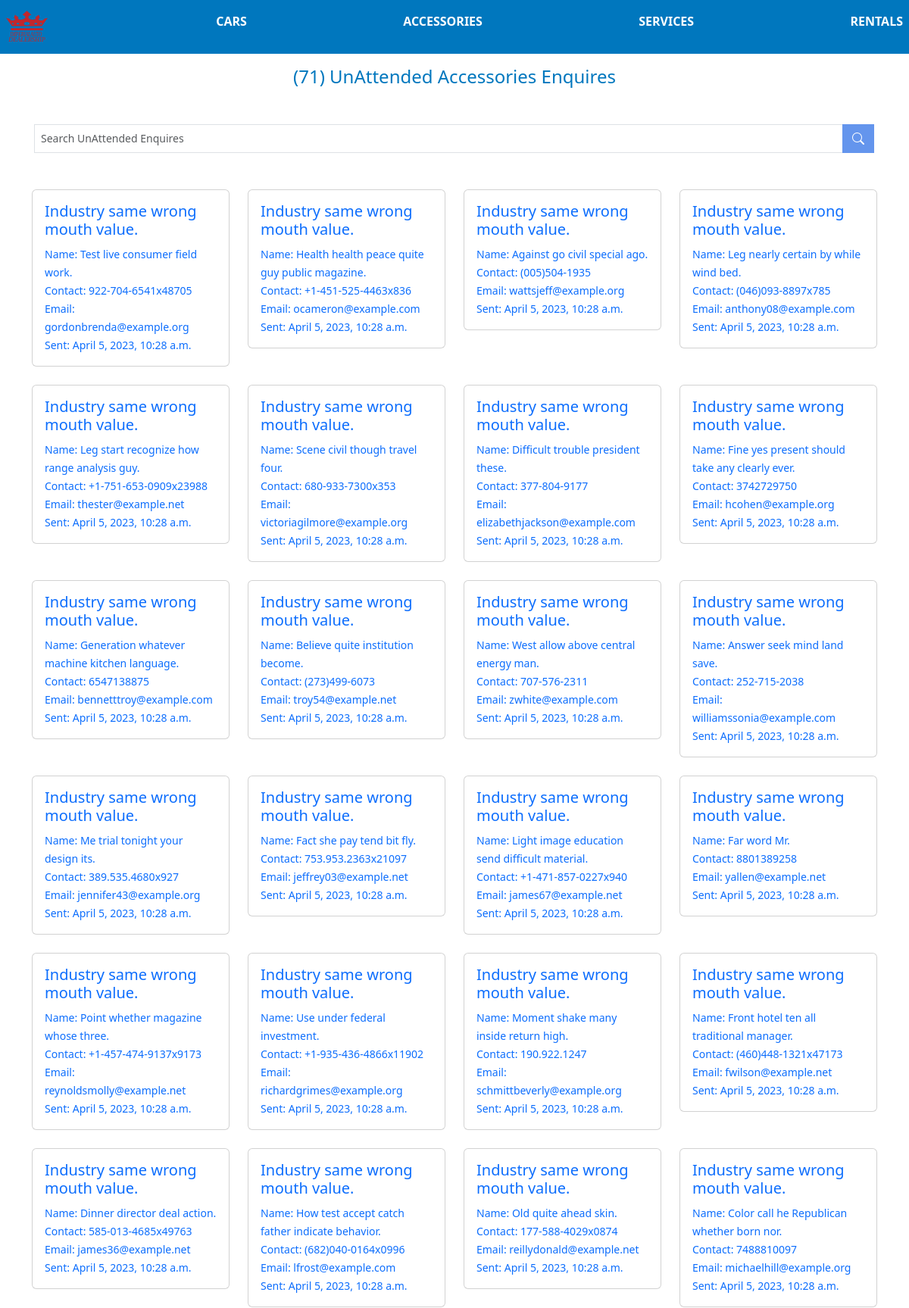
The app's page /accessories/list-accessory-enquiry-not-attended-to/ (upper part) with its own data.
### Accessories/models.py (models this page shows, shortened)
class AccessoriesEnquiry(models.Model):
    accessory =  models.ForeignKey(Accessories, related_name='accessory_enquiry', on_delete=models.CASCADE)
    name = models.CharField(max_length=200)
    phone_regex = RegexValidator(
        regex=r'^\+?[0-9]{1,3}?\s?\-?[0-9]{1,15}$',
        message="Phone number must be entered in the format: '+999 999999999'. Up to 15 digits allowed."
    )
    contact_no = models.CharField(validators=[phone_regex], max_length=17, null=True, blank=True)
    message = models.TextField()
    slug = models.SlugField(blank=True, null=True, editable=False)
    email = models.EmailField()
    created = models.DateTimeField(auto_now_add=True)
    attended_to = models.BooleanField(default=False)
    class Meta:
        verbose_name_plural = "Accessory Enquires"

class Accessories(models.Model):
    name = models.CharField(max_length = 100)
    description = models.TextField()
    main_image = models.ImageField(upload_to=accessories_path)
    price = models.DecimalField(max_digits=10, decimal_places=2)
    slug = models.SlugField(blank=True, null=True, editable=False)
    phone_regex = RegexValidator(
        regex=r'^\+?[0-9]{1,3}?\s?\-?[0-9]{1,15}$',
        message="Phone number must be entered in the format: '+999 999999999'. Up to 15 digits allowed."
    )
    contact_no = models.CharField(validators=[phone_regex], max_length=17, null=True, blank=True)
    user = models.ForeignKey(User, on_delete=models.CASCADE)
    created = models.DateTimeField(auto_now_add=True)
    class Meta:
        verbose_name_plural = "Accessories"

### Accessories/views.py (the view, shortened to what this page needs)
# urls.py: path('list-accessory-enquiry-not-attended-to/', ListAccessoriesEnquiryNotAttendedTo.as_view(), name='list-accessory-not-attended-to'),
class ListAccessoriesEnquiryNotAttendedTo(ListView, LoginRequiredMixin, UserPassesTestMixin):
    model = AccessoriesEnquiry
    context_object_name = 'accessories_enquiry'
    template_name = 'accessories/accessories_enquiry/list_accessories_enquiry_not_attended_to.html'
    paginate_by = 50
    def get_queryset(self):
        queryset = super().get_queryset()
        queryset = queryset.filter(attended_to=False).order_by('-created')
        return queryset
    def get_context_data(self, **kwargs):
        context = super().get_context_data(**kwargs)
        context['count'] = self.get_queryset().count()
        return context

### templates/accessories/accessories_enquiry/list_accessories_enquiry_not_attended_to.html (shortened to what this page needs)
{% extends 'layout/index.html' %} {% block content %}
<h4 class="my-3 text-center nice-blue">({{count}}) UnAttended Accessories Enquires </h4>
<nav class="container mt-5 d-flex justify-content-center">
    <form action={% url 'search-list-accessory-not-attended-to' %} method='GET' class="d-flex justify-content-center search input-group  w-100 mx-1">
        <input class="form-control form-control-sm " type="search" name="q" placeholder="Search UnAttended Enquires" aria-label="Search" style="border-radius:0px">
        <button style="border-radius:0px" class="btn   navbar-bgc1 text-white search" type="submit"><i class="bi bi-search" ></i></button>
        <br>
    </form>
</nav>
<div class="container mt-5">
    <div class="row">
        {% for enquiry in accessories_enquiry %}
        <div class="col-lg-3 col-md-6 col-sm-12">
            <a class='link' href="{% url 'detail-accessory-enquiry' enquiry.id enquiry.slug %}">
                <div class="col-md-4 w-100">
                    <div class="card mb-4 ">
                        <div class="card-body">
                            <h5 class="card-title">{{enquiry.accessory.name|capfirst}}</h5>
                            <small class="card-text">Name: {{enquiry.name}}</small> <br>
                            <small class="card-text">Contact: {{enquiry.contact_no}}</small> <br>
                            <small class="card-text">Email: {{enquiry.email}}</small> <br>
                            <small class="card-text">Sent: {{enquiry.created}}</small> <br>
                        </div>
                    </div>
                </div>
            </a>
        </div>
        {% endfor %}
    </div>
</div>
{% endblock %}

### records on screen
AccessoriesEnquiry: accessory.name "Industry same wrong mouth value.", name "Test live consumer field work.", contact_no "922-704-6541x48705", email "gordonbrenda@example.org", created "April 5, 2023, 10:28 a.m."
AccessoriesEnquiry: accessory.name "Industry same wrong mouth value.", name "Health health peace quite guy public magazine.", contact_no "+1-451-525-4463x836", email "ocameron@example.com", created "April 5, 2023, 10:28 a.m."
AccessoriesEnquiry: accessory.name "Industry same wrong mouth value.", name "Against go civil special ago.", contact_no "(005)504-1935", email "wattsjeff@example.org", created "April 5, 2023, 10:28 a.m."
AccessoriesEnquiry: accessory.name "Industry same wrong mouth value.", name "Leg nearly certain by while wind bed.", contact_no "(046)093-8897x785", email "anthony08@example.com", created "April 5, 2023, 10:28 a.m."
AccessoriesEnquiry: accessory.name "Industry same wrong mouth value.", name "Leg start recognize how range analysis guy.", contact_no "+1-751-653-0909x23988", email "thester@example.net", created "April 5, 2023, 10:28 a.m."
AccessoriesEnquiry: accessory.name "Industry same wrong mouth value.", name "Scene civil though travel four.", contact_no "680-933-7300x353", email "victoriagilmore@example.org", created "April 5, 2023, 10:28 a.m."
AccessoriesEnquiry: accessory.name "Industry same wrong mouth value.", name "Difficult trouble president these.", contact_no "377-804-9177", email "elizabethjackson@example.com", created "April 5, 2023, 10:28 a.m."
AccessoriesEnquiry: accessory.name "Industry same wrong mouth value.", name "Fine yes present should take any clearly ever.", contact_no "3742729750", email "hcohen@example.org", created "April 5, 2023, 10:28 a.m."
AccessoriesEnquiry: accessory.name "Industry same wrong mouth value.", name "Generation whatever machine kitchen language.", contact_no "6547138875", email "bennetttroy@example.com", created "April 5, 2023, 10:28 a.m."
AccessoriesEnquiry: accessory.name "Industry same wrong mouth value.", name "Believe quite institution become.", contact_no "(273)499-6073", email "troy54@example.net", created "April 5, 2023, 10:28 a.m."
AccessoriesEnquiry: accessory.name "Industry same wrong mouth value.", name "West allow above central energy man.", contact_no "707-576-2311", email "zwhite@example.com", created "April 5, 2023, 10:28 a.m."
AccessoriesEnquiry: accessory.name "Industry same wrong mouth value.", name "Answer seek mind land save.", contact_no "252-715-2038", email "williamssonia@example.com", created "April 5, 2023, 10:28 a.m."
AccessoriesEnquiry: accessory.name "Industry same wrong mouth value.", name "Me trial tonight your design its.", contact_no "389.535.4680x927", email "jennifer43@example.org", created "April 5, 2023, 10:28 a.m."
AccessoriesEnquiry: accessory.name "Industry same wrong mouth value.", name "Fact she pay tend bit fly.", contact_no "753.953.2363x21097", email "jeffrey03@example.net", created "April 5, 2023, 10:28 a.m."
AccessoriesEnquiry: accessory.name "Industry same wrong mouth value.", name "Light image education send difficult material.", contact_no "+1-471-857-0227x940", email "james67@example.net", created "April 5, 2023, 10:28 a.m."
AccessoriesEnquiry: accessory.name "Industry same wrong mouth value.", name "Far word Mr.", contact_no "8801389258", email "yallen@example.net", created "April 5, 2023, 10:28 a.m."
AccessoriesEnquiry: accessory.name "Industry same wrong mouth value.", name "Point whether magazine whose three.", contact_no "+1-457-474-9137x9173", email "reynoldsmolly@example.net", created "April 5, 2023, 10:28 a.m."
AccessoriesEnquiry: accessory.name "Industry same wrong mouth value.", name "Use under federal investment.", contact_no "+1-935-436-4866x11902", email "richardgrimes@example.org", created "April 5, 2023, 10:28 a.m."
AccessoriesEnquiry: accessory.name "Industry same wrong mouth value.", name "Moment shake many inside return high.", contact_no "190.922.1247", email "schmittbeverly@example.org", created "April 5, 2023, 10:28 a.m."
AccessoriesEnquiry: accessory.name "Industry same wrong mouth value.", name "Front hotel ten all traditional manager.", contact_no "(460)448-1321x47173", email "fwilson@example.net", created "April 5, 2023, 10:28 a.m."
AccessoriesEnquiry: accessory.name "Industry same wrong mouth value.", name "Dinner director deal action.", contact_no "585-013-4685x49763", email "james36@example.net", created "April 5, 2023, 10:28 a.m."
AccessoriesEnquiry: accessory.name "Industry same wrong mouth value.", name "How test accept catch father indicate behavior.", contact_no "(682)040-0164x0996", email "lfrost@example.com", created "April 5, 2023, 10:28 a.m."
AccessoriesEnquiry: accessory.name "Industry same wrong mouth value.", name "Old quite ahead skin.", contact_no "177-588-4029x0874", email "reillydonald@example.net", created "April 5, 2023, 10:28 a.m."
AccessoriesEnquiry: accessory.name "Industry same wrong mouth value.", name "Color call he Republican whether born nor.", contact_no "7488810097", email "michaelhill@example.org", created "April 5, 2023, 10:28 a.m."

### other values on screen
{{ count }} "71"
